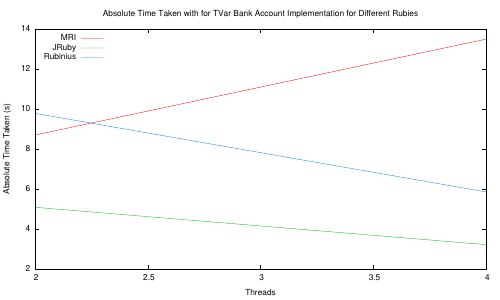

gnuplot code for this plot:
set terminal pdf enhanced
set output "ruby-absolute.pdf"

set title "Absolute Time Taken with for TVar Bank Account Implementation for Different Rubies"

set key left

set xlabel "Threads"
set ylabel "Absolute Time Taken (s)"

plot "ruby-absolute.data" using 1:2 title col with lines, \
     "" using 1:3 title col with lines, \
     "" using 1:4 title col with lines
